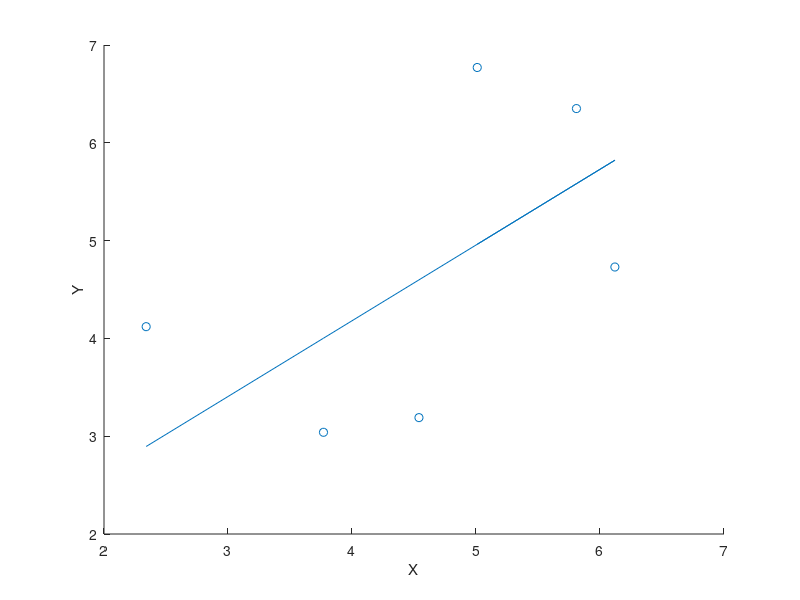

This chart was generated by the following MATLAB code:
clear all; close all; clc;

X = [
    1, 2.34;
    1, 3.77;
    1, 4.54;
    1, 5.81;
    1, 6.12;
    1, 5.01;
];

Y = [
    4.12;
    3.04;
    3.19;
    6.35;
    4.73;
    6.77;
];

theta = [2217; 1586]/2048;

scatter(X(:,2), Y);
xlabel('X');
ylabel('Y');
hold on

x = X(:,2);
y = (theta(1) + theta(2)*x);
plot(x,y);
